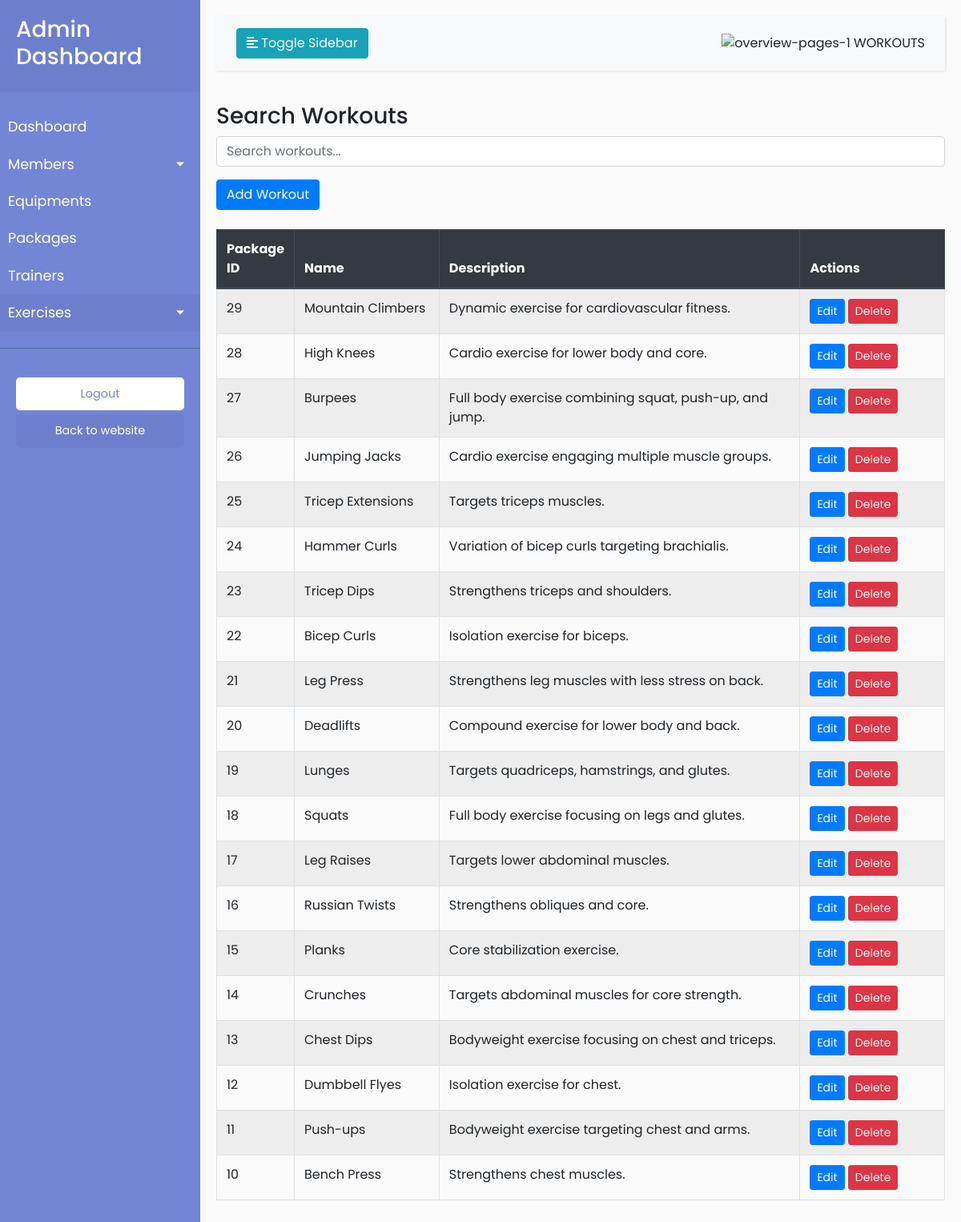
Screenshot of /src/admin/workout.php with the database file from the repository.
### tables this page shows
CREATE TABLE IF NOT EXISTS `workout` (
  `workout_id` int NOT NULL AUTO_INCREMENT,
  `name` varchar(50) DEFAULT NULL,
  `description` text,
  PRIMARY KEY (`workout_id`)
);

### src/admin/workout.php (the view, shortened to what this page needs)
<!DOCTYPE html>
<html lang="en">
<head>
    <link rel="stylesheet" href="https://stackpath.bootstrapcdn.com/bootstrap/4.5.2/css/bootstrap.min.css">
    <link rel="stylesheet" href="https://cdnjs.cloudflare.com/ajax/libs/font-awesome/5.15.3/css/all.min.css">
    <link rel="stylesheet" href="../../css/dashboard.css">
</head>
<body>
    <div class="wrapper">
        <nav id="sidebar">
            <div class="sidebar-header">
                <h3>Admin Dashboard</h3>
            </div>
            <ul class="list-unstyled components">
                <li>
                    <a href="../../dashboard.php">Dashboard</a>
                </li>
                <li>
                    <a href="#memberSubmenu" data-toggle="collapse" aria-expanded="false"
                        class="dropdown-toggle">Members</a>
                </li>
                <li>
                    <a href="equipment.php">Equipments</a>
                </li>
                <li>
                    <a href="package.php">Packages</a>
                </li>
                <li>
                    <a href="trainer.php">Trainers</a>
                </li>
                <li class="active">
                    <a href="#exerciseSubmenu" data-toggle="collapse" aria-expanded="false"
                        class="dropdown-toggle">Exercises</a>
                </li>
            </ul>
            <ul class="list-unstyled CTAs">
                <li>
                    <a href="#" class="download" onclick="logout()">Logout</a>
                </li>
                <li>
                    <a href="../../inde.php" class="article">Back to website</a>
                </li>
            </ul>
        </nav>
        <div id="content">
            <nav class="navbar navbar-expand-lg navbar-light bg-light">
                <div class="container-fluid">
                    <button type="button" id="sidebarCollapse" class="btn btn-info">
                        <i class="fas fa-align-left"></i>
                        <span>Toggle Sidebar</span>
                    </button>
                    <div class="heading">
                        <span><img width="40" height="40" src="https://img.icons8.com/color/48/overview-pages-1.png"
                                alt="overview-pages-1" /> WORKOUTS</span>
                    </div>
                </div>
            </nav>
            <div class="heading">
                        <h3>Search Workouts</h3>
                        <input type="text" id="workoutSearch" class="form-control" placeholder="Search workouts..." onkeyup="filterWorkouts()">
                    </div>
            <button type="button" class="btn btn-primary mt-3" data-toggle="modal" data-target="#addWorkoutModal">
                Add Workout
            </button>
            <br><br>
            <div class="tbl">
    <?php
    include '../../connection.php';
    $selectQuery = "SELECT * FROM workout ORDER BY workout_id DESC";
    $result = mysqli_query($con, $selectQuery);
    if ($result && mysqli_num_rows($result) > 0) {
        echo "<div class='table-responsive'>";
        echo "<table class='table table-striped table-bordered' style='width: 100%;'>";
        echo "<thead class='thead-dark'>";
        echo "<tr>
<th style='width: 10%;'>Package ID</th>
<th style='width: 20%;'>Name</th>
<th style='width: 50%;'>Description</th>
<th style='width: 20%;'>Actions</th>
</tr>";
        echo "</thead>";
        echo "<tbody id='workoutTableBody'>";
        while ($record = mysqli_fetch_assoc($result)) {
            echo "<tr>";
            echo "<td>{$record['workout_id']}</td>";
            echo "<td>{$record['name']}</td>";
            echo "<td>{$record['description']}</td>";
            echo "<td><a href='#' class='btn btn-primary btn-sm edit-btn' data-toggle='modal' data-target='#editWorkoutModal' data-workoutid='{$record['workout_id']}'>Edit</a>  ";
            echo "<a href='../crud/workout_process.php?action=delete&ID={$record['workout_id']}' class='btn btn-danger btn-sm' onclick='return confirm(\"Are you sure?\")'>Delete</a></td>";
            echo "</tr>";
        }
        echo "</tbody>";
        echo "</table>";
        echo "</div>";
    } else {
        echo "<p class='text-center'>No records found.</p>";
    }
    ?>
</div>
        </div>
</body>
</html>

### css/dashboard.css (style rules this page uses)
body { font-family: 'Poppins', sans-serif; background: #fafafa; }
a, a:hover, a:focus { color: inherit; text-decoration: none; transition: all 0.3s; }
.navbar { padding: 15px 10px; background: #fff; border: none; border-radius: 0; margin-bottom: 40px; box-shadow: 1px 1px 3px rgba(0, 0, 0, 0.1); }
.wrapper { display: flex; width: 100%; align-items: stretch; }
#sidebar { min-width: 250px; max-width: 250px; background: #7386D5; color: #fff; transition: all 0.3s; }
#sidebar .sidebar-header { padding: 20px; background: #6d7fcc; }
#sidebar ul.components { padding: 20px 0; border-bottom: 1px solid #47748b; }
#sidebar ul li a { padding: 10px; font-size: 1.1em; display: block; }
#sidebar ul li.active>a, a[aria-expanded="true"] { color: #fff; background: #6d7fcc; }
a[data-toggle="collapse"] { position: relative; }
.dropdown-toggle::after { display: block; position: absolute; top: 50%; right: 20px; transform: translateY(-50%); }
ul.CTAs { padding: 20px; }
ul.CTAs a { text-align: center; font-size: 0.9em !important; display: block; border-radius: 5px; margin-bottom: 5px; }
a.download { background: #fff; color: #7386D5; }
a.article, a.article:hover { background: #6d7fcc !important; color: #fff !important; }
#content { width: 100%; padding: 20px; min-height: 100vh; transition: all 0.3s; }
.btn-primary { background-color: #007bff; border-color: #007bff; }

### rows the page displays
workout: workout_id "29", name "Mountain Climbers", description "Dynamic exercise for cardiovascular fitness."
workout: workout_id "28", name "High Knees", description "Cardio exercise for lower body and core."
workout: workout_id "27", name "Burpees", description "Full body exercise combining squat, push-up, and jump."
workout: workout_id "26", name "Jumping Jacks", description "Cardio exercise engaging multiple muscle groups."
workout: workout_id "25", name "Tricep Extensions", description "Targets triceps muscles."
workout: workout_id "24", name "Hammer Curls", description "Variation of bicep curls targeting brachialis."
workout: workout_id "23", name "Tricep Dips", description "Strengthens triceps and shoulders."
workout: workout_id "22", name "Bicep Curls", description "Isolation exercise for biceps."
workout: workout_id "21", name "Leg Press", description "Strengthens leg muscles with less stress on back."
workout: workout_id "20", name "Deadlifts", description "Compound exercise for lower body and back."
workout: workout_id "19", name "Lunges", description "Targets quadriceps, hamstrings, and glutes."
workout: workout_id "18", name "Squats", description "Full body exercise focusing on legs and glutes."
workout: workout_id "17", name "Leg Raises", description "Targets lower abdominal muscles."
workout: workout_id "16", name "Russian Twists", description "Strengthens obliques and core."
workout: workout_id "15", name "Planks", description "Core stabilization exercise."
workout: workout_id "14", name "Crunches", description "Targets abdominal muscles for core strength."
workout: workout_id "13", name "Chest Dips", description "Bodyweight exercise focusing on chest and triceps."
workout: workout_id "12", name "Dumbbell Flyes", description "Isolation exercise for chest."
workout: workout_id "11", name "Push-ups", description "Bodyweight exercise targeting chest and arms."
workout: workout_id "10", name "Bench Press", description "Strengthens chest muscles."
